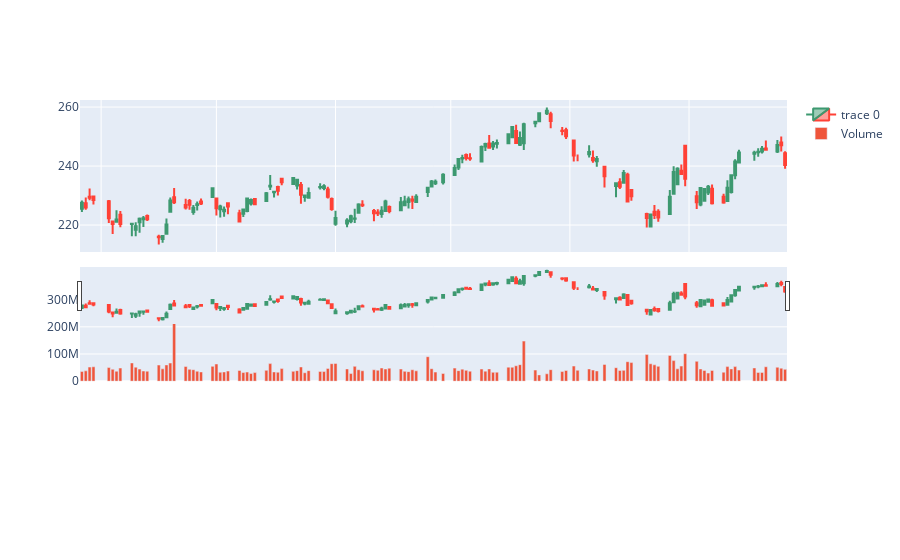

Notebook source saved alongside this figure:
### Markdown cell above
## 9. Subplot Layout Tests

### Code cell
def test_subplot_layouts():
    """Test creation of subplot layouts"""
    base_settings = BaseVisualizationSettings()
    
    # Create different subplot layouts
    two_row_layout = base_settings.create_subplot_layout(
        num_rows=2,
        row_heights=[0.7, 0.3]
    )
    
    three_row_layout = base_settings.create_subplot_layout(
        num_rows=3,
        row_heights=[0.5, 0.3, 0.2]
    )
    
    # Create figure with subplots
    fig = make_subplots(**three_row_layout)
    
    # Add traces
    fig.add_trace(
        go.Candlestick(
            x=test_data.index,
            open=test_data['Open'],
            high=test_data['High'],
            low=test_data['Low'],
            close=test_data['Close']
        ),
        row=1, col=1
    )
    
    fig.add_trace(
        go.Bar(
            x=test_data.index,
            y=test_data['Volume'],
            name='Volume'
        ),
        row=2, col=1
    )
    
    print("Subplot layouts:")
    print("\nTwo-row layout:", two_row_layout)
    print("\nThree-row layout:", three_row_layout)
    
    fig.show()

test_subplot_layouts()
